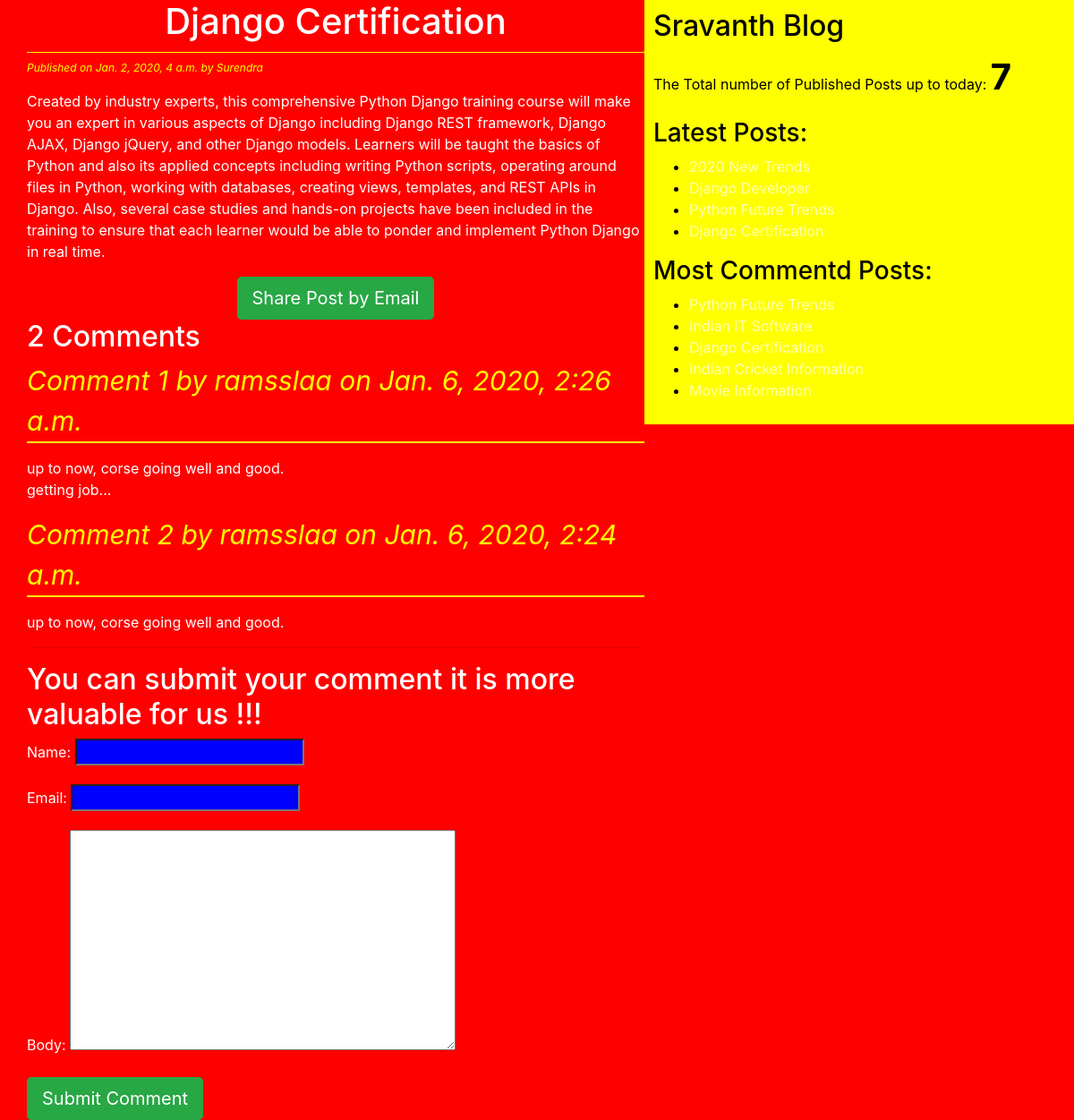
Page /2020/01/02/django-certification/ on the committed database.
### blog/models.py (models this page shows, shortened)
class Post(models.Model):
    STATUS_CHOICES = (('draft','Draft'),('published','Published'))
    title = models.CharField(max_length  = 40)
    slug = models.SlugField(max_length=200,unique_for_date='publish')
    author = models.ForeignKey(User, related_name='blog_posts', on_delete=models.CASCADE)
    body = models.TextField()
    publish = models.DateTimeField(default = timezone.now)
    created = models.DateTimeField(auto_now_add=True)
    updated = models.DateTimeField(auto_now=True)
    status = models.CharField(max_length=10,choices = STATUS_CHOICES,default='draft')
    objects = CustomManager()
    tags = TaggableManager()
    class Meta:
        ordering = ('-publish',)
    def get_absolute_url(self):
        return reverse('post_detail',args=[self.publish.year,self.publish.strftime('%m'),self.publish.strftime('%d'),self.slug])

class Comment(models.Model):
    post = models.ForeignKey(Post,related_name='comments',on_delete=models.CASCADE)
    name = models.CharField(max_length=32)
    email = models.EmailField()
    body = models.TextField()
    created = models.DateTimeField(auto_now_add=True)
    updated = models.DateTimeField(auto_now=True)
    active = models.BooleanField(default=True)
    class Meta:
        ordering = ('-created',)

### blog/views.py (the view)
def Post_detail_view(request,year,month,day,post):
    post = get_object_or_404(Post,slug=post,status='published',
                                            publish__year = year,
                                            publish__month=month,
                                            publish__day=day)
    comments = post.comments.filter(active=True)
    csubmit = False
    if request.method =='POST':
        form = CommentForm(request.POST)
        if form.is_valid():
            new_comment = form.save(commit=False)
            new_comment.post = post
            new_comment.save()
            csubmit = True
    else:
        form = CommentForm()
    return render(request,'blog/post_detail.html',{'post':post,'form':form,'csubmit':csubmit,'comments':comments})

### blog/forms.py
class CommentForm(forms.ModelForm):
    class Meta:
        model = Comment
        fields = ('name','email','body')

### blog/models.py (called while the page is built)
    def get_queryset(self):
        return super().get_queryset().filter(status='published')

### blog/templatetags/blog_tags.py (called while the page is built)
@register.simple_tag(name='my_tag')
def total_posts():
    return Post.objects.count()

@register.inclusion_tag('blog/latest_posts123.html')
def show_latest_posts(count=3):
    latest_posts = Post.objects.order_by('-publish')[:count]
    return {'latest_posts':latest_posts}

@register.simple_tag #assignment_tag=simple_tag
def get_most_commented_posts(count=5):
    return Post.objects.annotate(total_comments=Count('comments')).order_by('-total_comments')[:count]

### templates/blog/post_detail.html (shortened to what this page needs)
{% extends 'blog/base.html' %}
     {% block body %}
       <h1>{{post.title}}</h1>
       <p id="date">Published on {{post.publish}} by {{post.author}} </p>
         {{post.body|linebreaks}}
         <div class="container" align="center">
           <a href="/{{post.id}}/share" class="btn btn-lg btn-success">Share Post by Email</a>
           </div>
          {% with comments.count as comments_count%}
             <h2> {{comments_count}} Comment{{comments_count|pluralize}}</h2>
            {% endwith %}
            {%if comments%}
            {% for comment in comments%}
           <p id="ch">Comment {{forloop.counter}} by {{comment.name}} on {{comment.created}}</p>
           <div class="cb"> {{comment.body|linebreaks}} </div>
           {% endfor %}
            <hr>
            {% else %}
            <p>There are no Comments Yet !!!!</p>
            {% endif %}
        {% if csubmit %}
           <h2>Your Comment Added Successfuly </h2>
           {% else %}
           <h2>You can submit your comment it is more valuable for us !!! </h2>
           <form  method="post">
             {{form.as_p}}
            <input type="submit" class="btn btn-lg btn-success" value="Submit Comment">
           </form>
          {% endif %}
         {% endblock %}

### templates/blog/base.html (shortened to what this page needs)
<!DOCTYPE html>
{% load blog_tags %}
{% load static %}
<html lang="en" dir="ltr">
  <head>
    <link rel="stylesheet" href="https://stackpath.bootstrapcdn.com/bootstrap/4.4.1/css/bootstrap.min.css">
    <link rel="stylesheet" href="{% static "css/blog.css" %}">
  </head>
  <body>
    <div class="content">
      {% block body %}
      {% endblock %}
    </div>
    <div class="sidebar">
    <h2>Sravanth Blog</h2>
      <p>The Total number of Published Posts up to today: <span id ="pcount">{% my_tag %}</span>  </p>
      <h3>Latest Posts:</h3>{% show_latest_posts 4%}
      <h3>Most Commentd Posts: </h3>
      {% get_most_commented_posts as most_commented_posts %}
      <ul>
       {% for post in most_commented_posts %}
       <li><a href="{{post.get_absolute_url}}">{{post.title}}</a> </li>
       {% endfor %}
       </ul>
    </div>
  </body>
</html>

### templates/blog/latest_posts123.html
<ul>
  {% for post in latest_posts %}
  <li><a href="{{post.get_absolute_url}}">{{post.title}}</a> </li>
  {% endfor %}
</ul>

### static/css/blog.css (style rules this page uses)
.content { width: 60%; float: left; padding: 0 0 0 30px; background: red; }
.sidebar { width: 40%; float: right; padding: 10px; background: yellow; color: black; }
h1 { text-align: center; border-bottom: 1px solid yellow; padding-bottom: 10px; }
body { color: white; background: red; }
#date { color: yellow; font-size: 12px; font-style: italic; }
a { color: #ffffb3; }
input { background: blue; color: white; }
hr { color: yellow; }
#ch { color: yellow; font-size: 30px; font-style: italic; border-bottom: 2px solid yellow; }
#pcount { font-size: 40px; font-weight: bold; }

### rows in the picture
Post: title "Django Certification", publish "Jan. 2, 2020, 4 a.m.", author "Surendra", body "Created by industry experts, this comprehensive Python Django training course will make you an expert in various aspects of Django including Django REST framework, Django AJAX, Django jQuery, and other Django models. Learners will be taught the basics of Python and also its applied concepts including writing Python scripts, operating around files in Python, working with databases, creating views, templates, and REST APIs in Django. Also, several case studies and hands-on projects have been included in the training to ensure that each learner would be able to ponder and implement Python Django in real time."
Comment: name "ramsslaa", created "Jan. 6, 2020, 2:26 a.m.", body "up to now, corse going well and good. getting job..."
Comment: name "ramsslaa", created "Jan. 6, 2020, 2:24 a.m.", body "up to now, corse going well and good."
Post: title "2020 New Trends"
Post: title "Django Developer"
Post: title "Python Future Trends"
Post: title "Indian IT Software"
Post: title "Indian Cricket Information"
Post: title "Movie Information"

### other values in the picture
{{ comments_count }} "2"
